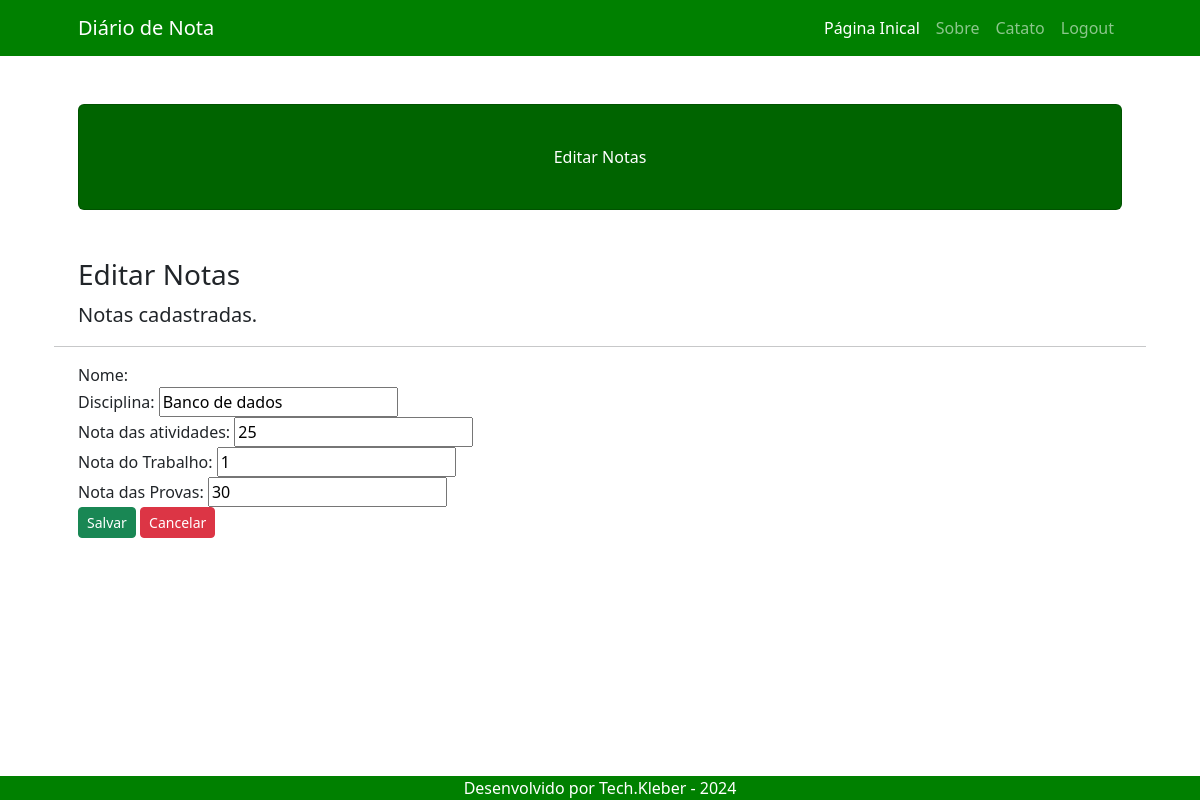
The page /editar_verificacao/6 (signed in) on the database its author committed.
### usuarios/models.py (models this page shows)
class Nota(models.Model):
    nome_aluno=models.CharField(max_length=200)
    disciplina=models.CharField(max_length=200)
    nota_atividades=models.IntegerField(default=0)
    nota_trabalho=models.IntegerField(default=0)
    nota_prova=models.IntegerField(default=0)
    media=models.IntegerField(blank=True, default=0)

### usuarios/views.py (the view)
# urls.py: path('editar_verificacao/<int:pk>', views.editar_verificacao, name='editar_verificacao'),
def editar_verificacao(request, pk):
    if request.method=="GET":
        if request.user.is_authenticated:
            lista_notas = Nota.objects.get(pk=pk)
            dicionario_notas={'lista_notas':lista_notas}
            return render(request, 'usuarios/editar.html', dicionario_notas)
        else:
            return HttpResponse("Erro!")

### usuarios/templates/usuarios/editar.html (shortened to what this page needs)
{% extends 'usuarios/base.html' %}
{% block titulo %}Editar Notas{% endblock %}
{% block conteudo %}
<h3>Editar Notas</h3>
<p class="lead">Notas cadastradas.</p>
<hr>
<form action="{% url 'editar' lista_notas.pk %}" method="POST">
    <div class="form-register">
        <label for="userName">Nome: </label>
    </div>
    <div class="form-register">
        <label for="disciplinaName">Disciplina: </label>
        <input type="text" id="disciplinaName" name="disciplina" value="{{ lista_notas.disciplina }}">
    </div>
    <div class="form-register">
        <label for="notaAtividades">Nota das atividades: </label>
        <input type="text" id="notaAtividades" name="nota_atividades" value="{{ lista_notas.nota_atividades}}">
    </div>
    <div class="form-registee">
        <label for="notaTrabalho">Nota do Trabalho: </label>
        <input type="text" id="notaTrabalho" name="nota_trabalho" value="{{ lista_notas.nota_trabalho }}">
    </div>
    <div class="form-register">
        <label for="notaProva">Nota das Provas: </label>
        <input type="text" id="notaProva" name="nota_prova" value="{{ lista_notas.nota_prova }}">
    </div>
    <div class="upade">
        <button type="submit" class="btn btn-success btn-sm">Salvar</button>
        <a href="{% url 'alterar' %}" class="btn btn-danger btn-sm">Cancelar</a>
    </div>
</form>
{% endblock %}

### rows shown on the page
Nota: disciplina "Banco de dados", nota_atividades "25", nota_trabalho "1", nota_prova "30"
